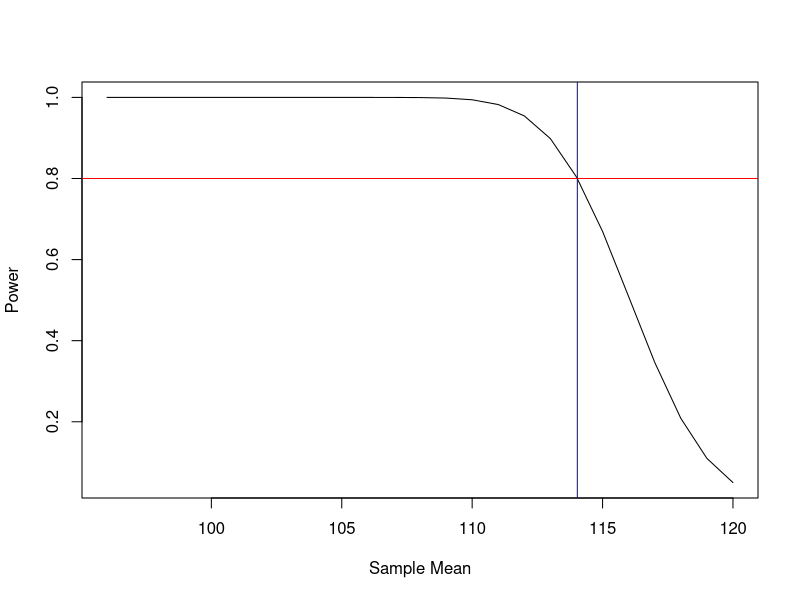
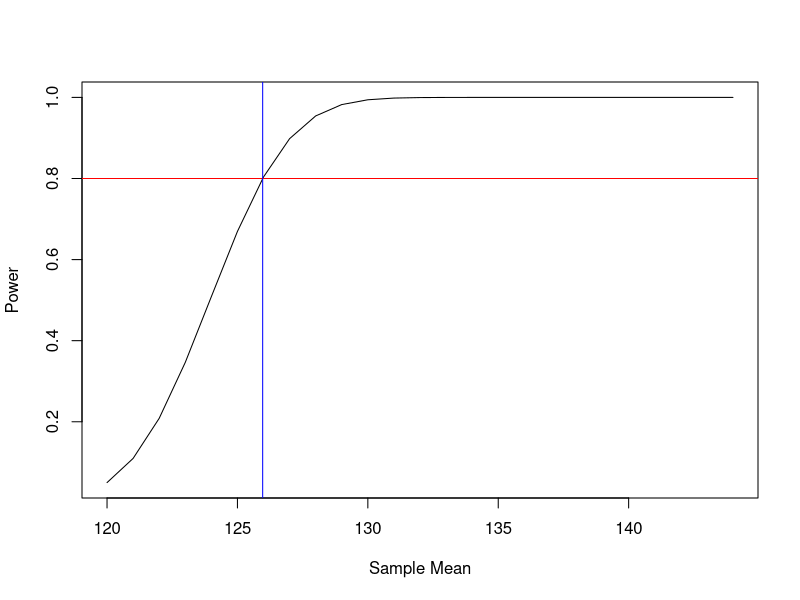
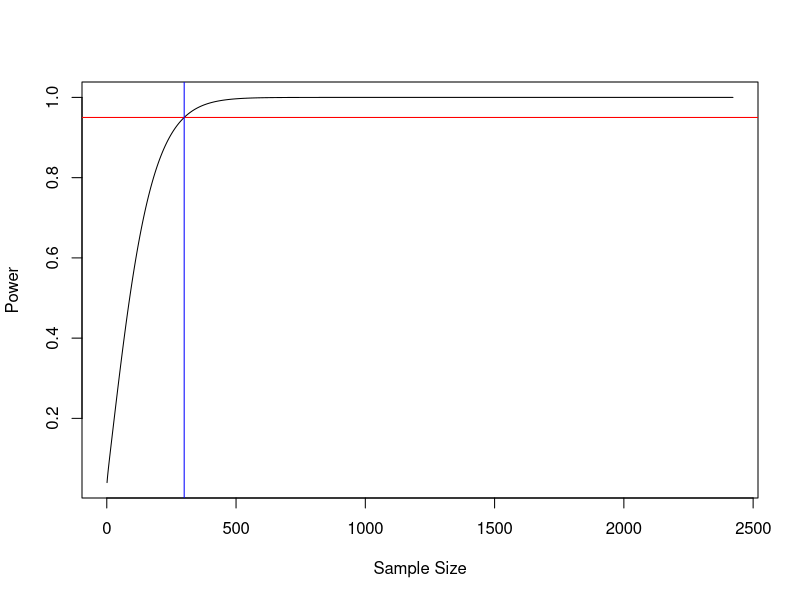

The R source for these figures, in order:
#Drawing a power curve for the mean:
#For a group test being lower than the population test:
pop_mn <- 120; alpha <- 0.05; n <- 100; sigma <- 24; smp_mn <- pop_mn
power <- 0
means_list <- c(); power_list <- c()

while (power < 1){
  power <- pnorm(-qnorm(1 - alpha) + ((abs(pop_mn - smp_mn) * sqrt(n))/sigma))
  means_list <- c(means_list, smp_mn)
  power_list <- c(power_list, power)
  smp_mn <- smp_mn - 1
}
plot(means_list, power_list, type = "l", xlab = "Sample Mean", ylab = "Power")
abline(h = 0.8, col = "red")
abline(v = abs((((qnorm(0.8) + qnorm(1-alpha))*sigma)/sqrt(n))-pop_mn), 
       col = "blue")

#for a group test being larger than the population:
pop_mn <- 120; alpha <- 0.05; n <- 100; sigma <- 24; smp_mn <- pop_mn
power <- 0
means_list <- c(); power_list <- c()
while (power < 1){
  power <- pnorm(-qnorm(1 - alpha) + ((abs(pop_mn - smp_mn) * sqrt(n))/sigma))
  means_list <- c(means_list, smp_mn)
  power_list <- c(power_list, power)
  smp_mn <- smp_mn + 1
}
plot(means_list, power_list, type = "l", xlab = "Sample Mean", ylab = "Power")
abline(h = 0.8, col = "red")
abline(v = abs((((qnorm(0.8) + qnorm(1-alpha))*sigma)/sqrt(n))+pop_mn), 
      col = "blue")

##Calculating the sample size that gives the good power:
pop_mn <- 120; alpha <- 0.05; n <- 1; sigma <- 24; smp_mn <- 115
power <- 0
n_list <- c(); power_list <- c()
while (power < 1){
  power <- pnorm(-qnorm(1 - (alpha/2)) + ((abs(pop_mn - smp_mn) * sqrt(n))/sigma))
  n_list <- c(n_list, n)
  power_list <- c(power_list, power)
  n <- n + 1
}
plot(n_list, power_list, type = "l", xlab = "Sample Size", ylab = "Power")
abline(h = 0.95, col = "red")
abline(v = ((qnorm(0.95) + qnorm(1-(alpha/2))) ** 2) * (sigma**2)/(abs(pop_mn - smp_mn))**2,
       col = "blue")
